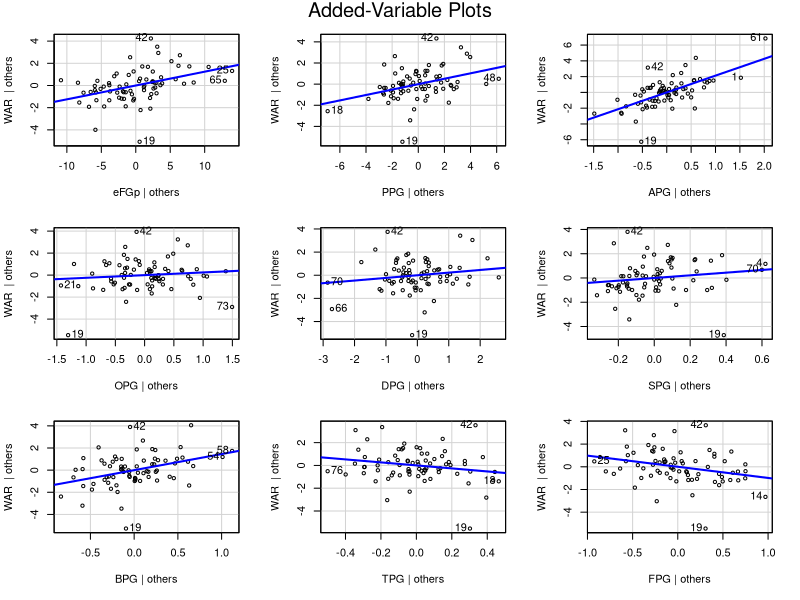
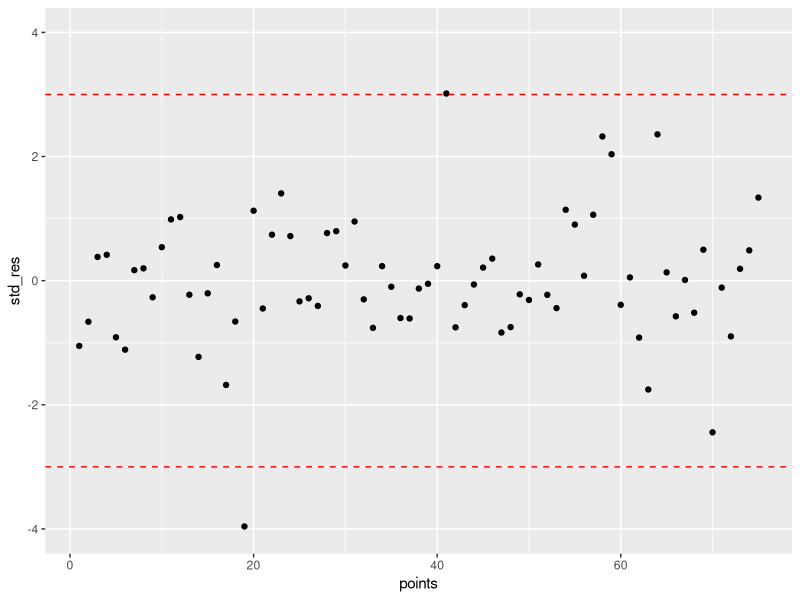
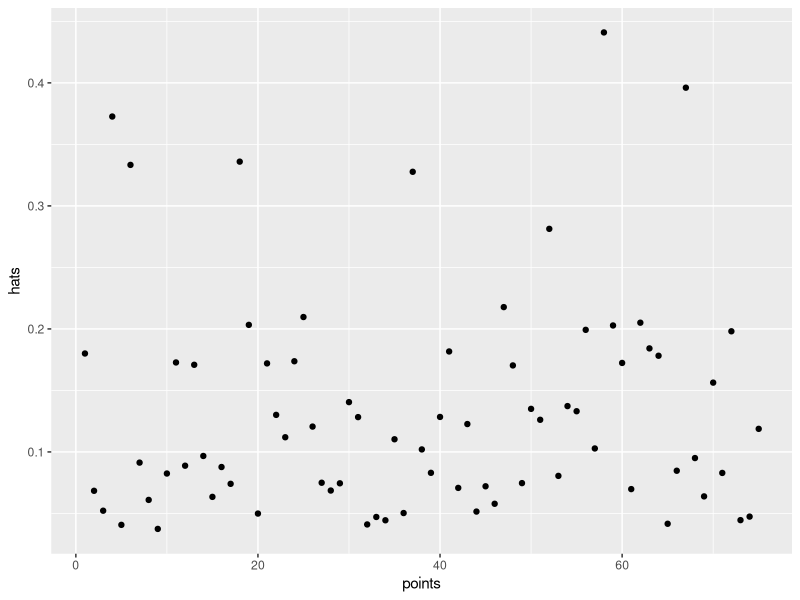
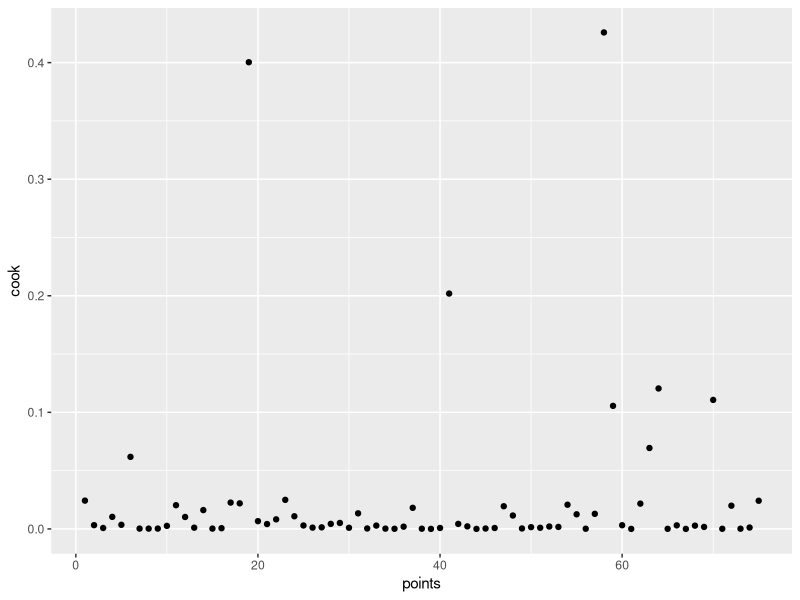
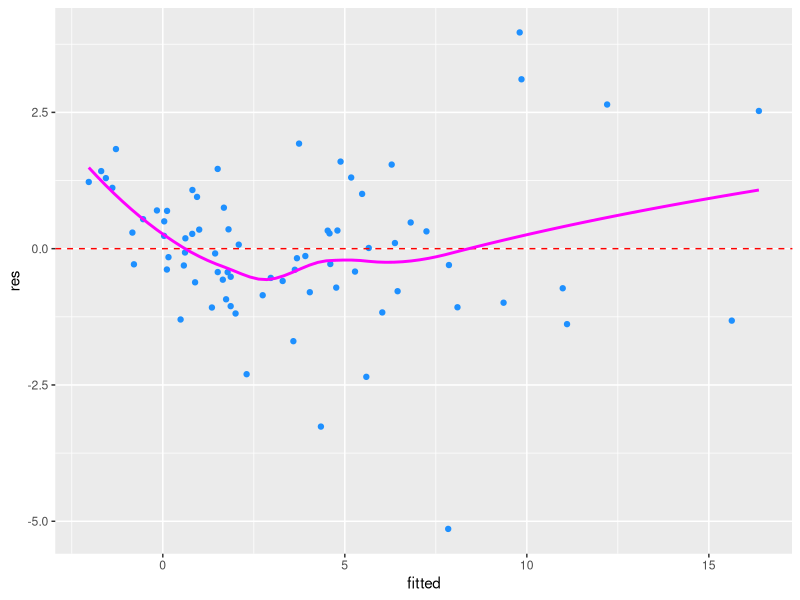
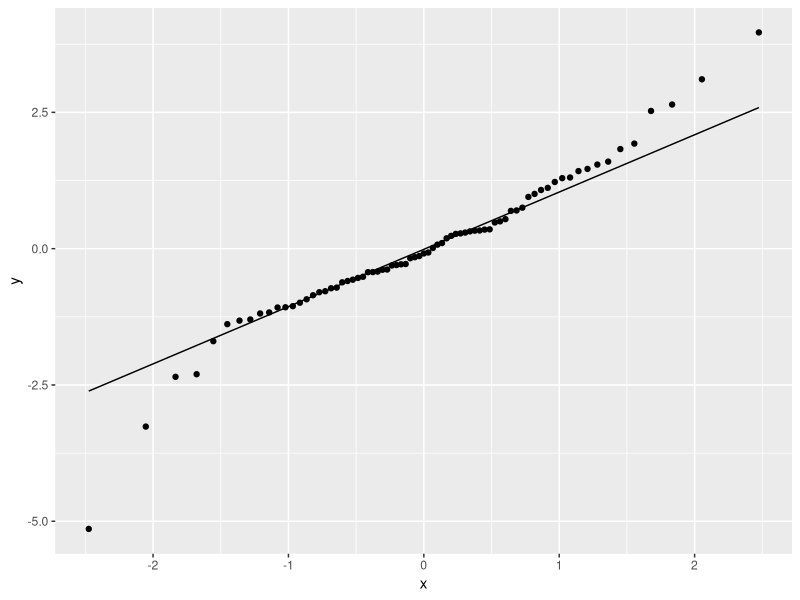

Reproduce these figures in R, in order. (Note: this script raises an error after producing the figures.)
## Multiple Regression to Predict Wins Above Replacement



## Load Relevant Packages

library(tidyverse)
library(broom)
library(car)


## Reading in the Data

players <- read_csv("data/processed/player_stats_final.csv")




players <- players %>%
  mutate(eFGp = eFGp * 100,
         TSp = TSp * 100)

## The above code changes the percentage values to be out of 100, making the regression model more logical.


## Filtering By Position

## Because each position demands different attributes, a regression model will be fitted for each position.


centre <- players %>%
  filter(Pos == "C" | Pos == "C-PF")

pf <- players %>%
  filter(Pos == "PF" | Pos == "c-PF" | Pos == "PF-SF" | Pos == "SG-PF") 

pg <- players %>%
  filter(Pos == "PG")

sf <- players %>%
  filter(Pos == "SF" | Pos == "PF-SF" | Pos == "SF-SG" | Pos == "SG-SF")

sg <- players %>%
  filter(Pos == "SG" | Pos == "SF-SG" | Pos == "SG-PF" | Pos == "SG-SF")




## Creating the Regression Model - Centre

## The following code runs a regression model of WAR against all other variables. It then prints a tidy version of
## equation, which follows the form y = mx + b, where m is the slope coefficient for all x variables & b is the
## y intercept

fit_c <- lm(WAR ~ eFGp + PPG + APG + OPG + DPG + SPG + BPG + TPG + FPG, data = centre)

tidy(fit_c, conf.int = TRUE)


## Independence of Observations

car::durbinWatsonTest(fit_c)

## The value D-W stat value of approximately 2 meets the assumption that there is independence of observations.


## Linearity

car::avPlots(fit_c)

## This plot demonstrates that there is a linear relationship between the response variable and each explanatory
## variable.



## Detecting Outliers

std_res <- rstandard(fit_c)
points <- 1 : length(std_res)

ggplot(NULL, aes(points, std_res)) +
  geom_point() +
  ylim(c(-4, 4)) +
  geom_hline(yintercept = c(-3, 3), colour = "red", linetype = "dashed")

## The above code considers the residuals of single data points and comapares against the residuals of other
## data points. Looking at the plot it is evident that there might be one outlier present.



## Detecting High Leverage Points

hats <- hatvalues(fit_c)


ggplot(NULL, aes(points, hats)) +
  geom_point()

## Some of the points have the potential for leverage, but none significantly stand out against the others.



## Detecting Influential Points


cook <- cooks.distance(fit_c)


ggplot(NULL, aes(points, cook)) +
  geom_point()

## A couple of points coulkd be considered highly influential, but as they are not considered an outlier
## they will not be removed from the regression model.


## Homoscedasticity

res <- residuals(fit_c)
fitted <- predict(fit_c)

ggplot(NULL, aes(fitted, res)) +
  geom_point(colour = "dodgerblue") +
  geom_hline(yintercept = 0, colour = "red", linetype = "dashed") +
  geom_smooth(se = FALSE, colour = "magenta")


## The above code plots residuals against fitted values of the equation, andshows that there is
## constant variance across all values of the x variable. Therefore the data shows homoscedasticity.



## Normality of Residuals

ggplot(NULL, aes(sample= res)) +
  stat_qq() +
  stat_qq_line()

## The strong adherence to the line of best fit implies that the residuals display normality.



## Multicollinearity


sqrt(car::vif(fit_c))

## Variance Inflation Factor of less than 5 shows that there is no multicollinearity in the model.


## Model Testing

centre <- centre %>%
  mutate(XPWAR = predict(fit_c))

centre %>%
  ggplot(aes(XPWAR, WAR)) +
  geom_point(colour = "dodgerblue") +
  geom_abline(linetype = "dashed", colour = "magenta")


## Selecting Centres by Expected WAR

centre %>%
  mutate(sal_mil = salary / 1000000) %>%
  select(player_name, Tm, Age, sal_mil, XPWAR) %>%
  arrange(desc(XPWAR), sal_mil) %>%
  top_n(10)




## Creating the Regression Model - Power Forward

## The following code runs a regression model of WAR against all other variables. It then prints a tidy version of
## equation, which follows the form y = mx + b, where m is the slope coefficient for all x variables & b is the
## y intercept

fit_pf <- lm(WAR ~ eFGp + PPG + APG + OPG + DPG + SPG + BPG + TPG + FPG, data = pf)

tidy(fit_pf, conf.int = TRUE)


## Independence of Observations

car::durbinWatsonTest(fit_pf)

## The value D-W stat value of approximately 2 meets the assumption that there is independence of observations.


## Linearity

car::avPlots(fit_pf)

## This plot demonstrates that there is a linear relationship between the response variable and each explanatory
## variable.



## Detecting Outliers

std_res <- rstandard(fit_pf)
points <- 1 : length(std_res)

ggplot(NULL, aes(points, std_res)) +
  geom_point() +
  ylim(c(-4, 4)) +
  geom_hline(yintercept = c(-3, 3), colour = "red", linetype = "dashed")

## The above code considers the residuals of single data points and comapares against the residuals of other
## data points. Looking at the plot it is evident that there are no outliers present.



## Detecting High Leverage Points

hats <- hatvalues(fit_pf)

hat_labels <- if_else(hats >= 0.45, paste(points), "")

ggplot(NULL, aes(points, hats)) +
  geom_point() +
  geom_text(aes(label = hat_labels), nudge_y = 0.01)

## Some of the points have the potential for leverage, and one significantly stands out against the others.



## Detecting Influential Points


cook <- cooks.distance(fit_pf)

cook_labels <- if_else(cook >= 0.5, paste(points), "")


ggplot(NULL, aes(points, cook)) +
  geom_point() +
  geom_text(aes(label = cook_labels), nudge_y = 0.03)

## A couple of points could be considered highly influential, including point 15 again. So this will be removed
## to see how much of a difference it makes to the regression model.



## Re-Running the Regression Model 

pf_new <- pf %>%
  filter(player_name != "Draymond Green")

fit_pf_new <- lm(WAR ~ eFGp + PPG + APG + OPG + DPG + SPG + BPG + TPG + FPG, data = pf_new)

summary(fit_pf_new)

summary(fit_pf)

tidy(fit_pf_new, conf.int = TRUE)

## The R-squared value of pf_new is higher than the original, so it will be used for the rest of the analysis.



## Homoscedasticity

res <- residuals(fit_pf_new)
fitted <- predict(fit_pf_new)

ggplot(NULL, aes(fitted, res)) +
  geom_point(colour = "dodgerblue") +
  geom_hline(yintercept = 0, colour = "red", linetype = "dashed") +
  geom_smooth(se = FALSE, colour = "magenta")


## The above code plots residuals against fitted values of the equation, andshows that there is
## constant variance across all values of the x variable. Therefore the data shows homoscedasticity.



## Normality of Residuals

ggplot(NULL, aes(sample= res)) +
  stat_qq() +
  stat_qq_line()

## The strong adherence to the line of best fit implies that the residuals display normality.



## Multicollinearity


sqrt(car::vif(fit_pf_new))

## Variance Inflation Factor of less than 5 shows that there is no multicollinearity in the model.


## Model Testing

pf_new <- pf_new %>%
  mutate(XPWAR = predict(fit_pf_new))

pf_new %>%
  ggplot(aes(XPWAR, WAR)) +
  geom_point(colour = "dodgerblue") +
  geom_abline(linetype = "dashed", colour = "magenta")


## Selecting Power Forwards by Expected WAR

pf_new %>%
  mutate(sal_mil = salary / 1000000) %>%
  select(player_name, Tm, Age, sal_mil, XPWAR) %>%
  arrange(desc(XPWAR), sal_mil) %>%
  top_n(10)



## Creating the Regression Model - Small Forward

## The following code runs a regression model of WAR against all other variables. It then prints a tidy version of
## equation, which follows the form y = mx + b, where m is the slope coefficient for all x variables & b is the
## y intercept

fit_sf <- lm(WAR ~ eFGp + PPG + APG + OPG + DPG + SPG + BPG + TPG + FPG, data = sf)

tidy(fit_sf, conf.int = TRUE)


## Independence of Observations

car::durbinWatsonTest(fit_sf)

## The value D-W stat value of approximately 2 meets the assumption that there is independence of observations.


## Linearity

car::avPlots(fit_sf)

## This plot demonstrates that there is a linear relationship between the response variable and each explanatory
## variable.



## Detecting Outliers

std_res <- rstandard(fit_sf)
points <- 1 : length(std_res)

ggplot(NULL, aes(points, std_res)) +
  geom_point() +
  ylim(c(-4, 4)) +
  geom_hline(yintercept = c(-3, 3), colour = "red", linetype = "dashed")

## The above code considers the residuals of single data points and comapares against the residuals of other
## data points. Looking at the plot it is evident that there are no outliers present.



## Detecting High Leverage Points

hats <- hatvalues(fit_sf)

hat_labels <- if_else(hats >= 0.45, paste(points), "")

ggplot(NULL, aes(points, hats)) +
  geom_point() +
  geom_text(aes(label = hat_labels), nudge_y = 0.01)

## Some of the points have the potential for leverage, and one significantly stands out against the others.



## Detecting Influential Points


cook <- cooks.distance(fit_sf)

cook_labels <- if_else(cook >= 0.4, paste(points), "")


ggplot(NULL, aes(points, cook)) +
  geom_point() +
  geom_text(aes(label = cook_labels), nudge_y = 0.03)

## A couple of points could be considered highly influential, including points 31 & 42. So these will 
## be removed to see how much of a difference it makes to the regression model.



## Re-Running the Regression Model 

sf_new <- sf %>%
  filter(player_name != "Kevin Durant",
         player_name != "Paul George")

fit_sf_new <- lm(WAR ~ eFGp + PPG + APG + OPG + DPG + SPG + BPG + TPG + FPG, data = sf_new)

summary(fit_sf_new)

summary(fit_sf)

tidy(fit_sf_new, conf.int = TRUE)

## The R-squared value of sf_new is higher than the original, so it will be used for the rest of the analysis.



## Homoscedasticity

res <- residuals(fit_sf_new)
fitted <- predict(fit_sf_new)

ggplot(NULL, aes(fitted, res)) +
  geom_point(colour = "dodgerblue") +
  geom_hline(yintercept = 0, colour = "red", linetype = "dashed") +
  geom_smooth(se = FALSE, colour = "magenta")


## The above code plots residuals against fitted values of the equation, andshows that there is
## constant variance across all values of the x variable. Therefore the data shows homoscedasticity.



## Normality of Residuals

ggplot(NULL, aes(sample= res)) +
  stat_qq() +
  stat_qq_line()

## The strong adherence to the line of best fit implies that the residuals display normality.



## Multicollinearity


sqrt(car::vif(fit_sf_new))

## Variance Inflation Factor of less than 5 shows that there is no multicollinearity in the model.


## Model Testing

sf_new <- sf_new %>%
  mutate(XPWAR = predict(fit_sf_new))

sf_new %>%
  ggplot(aes(XPWAR, WAR)) +
  geom_point(colour = "dodgerblue") +
  geom_abline(linetype = "dashed", colour = "magenta")



## Selecting Small Forwards by Expected WAR

sf_new %>%
  mutate(sal_mil = salary / 1000000) %>%
  select(player_name, Tm, Age, sal_mil, XPWAR) %>%
  arrange(desc(XPWAR), sal_mil) %>%
  top_n(10)



## Creating the Regression Model - Point Guard

## The following code runs a regression model of WAR against all other variables. It then prints a tidy version of
## equation, which follows the form y = mx + b, where m is the slope coefficient for all x variables & b is the
## y intercept

fit_pg <- lm(WAR ~ eFGp + PPG + APG + OPG + DPG + SPG + BPG + TPG + FPG, data = pg)

tidy(fit_pg, conf.int = TRUE)

## The offensive rebound statistic is classed as a negative in this formula, when by all basketball accounts it is
## a positive. SO it will be removed and the formula will be looked at again.

fit_pg <- lm(WAR ~ eFGp + PPG + APG + DPG + SPG + BPG + TPG + FPG, data = pg)

tidy(fit_pg, conf.int = TRUE)


## Everything that should be positive and negative is accounted for, so this is the model that will be used
## for point guards.


## Independence of Observations

car::durbinWatsonTest(fit_pg)

## The value D-W stat value of approximately 2 meets the assumption that there is independence of observations.


## Linearity

car::avPlots(fit_pg)

## There doesn't appear to be a linear relationship with APG, so that will be removed and the model retried.


fit_pg <- lm(WAR ~ eFGp + PPG + DPG + SPG + BPG + TPG + FPG, data = pg)

tidy(fit_pg, conf.int = TRUE)

car::avPlots(fit_pg)

## There is a linear relationship between each exploratory available, so this assumption is now met.


## Detecting Outliers

std_res <- rstandard(fit_pg)
points <- 1 : length(std_res)

ggplot(NULL, aes(points, std_res)) +
  geom_point() +
  ylim(c(-4, 4)) +
  geom_hline(yintercept = c(-3, 3), colour = "red", linetype = "dashed")

## The above code considers the residuals of single data points and comapares against the residuals of other
## data points. Looking at the plot it is evident that there are no outliers present.



## Detecting High Leverage Points

hats <- hatvalues(fit_pg)

hat_labels <- if_else(hats >= 0.45, paste(points), "")

ggplot(NULL, aes(points, hats)) +
  geom_point() +
  geom_text(aes(label = hat_labels), nudge_y = 0.01)

## Some of the points have the potential for leverage, and one significantly stands out against the others.



## Detecting Influential Points


cook <- cooks.distance(fit_pg)

cook_labels <- if_else(cook >= 0.4, paste(points), "")


ggplot(NULL, aes(points, cook)) +
  geom_point() +
  geom_text(aes(label = cook_labels), nudge_y = 0.03)

## A couple of points could be considered highly influential, including point 35. So ths will 
## be removed to see how much of a difference it makes to the regression model.



## Re-Running the Regression Model 

pg_new <- pg %>%
  filter(player_name != "James Harden")

fit_pg_new <- lm(WAR ~ eFGp + PPG + DPG + SPG + BPG + TPG + FPG, data = pg_new)

summary(fit_pg_new)

summary(fit_pg)

tidy(fit_pg_new, conf.int = TRUE)

## The R-squared value of pg_new is lower than the original, so it will not be used for the rest of the analysis.



## Homoscedasticity

res <- residuals(fit_pg)
fitted <- predict(fit_pg)

ggplot(NULL, aes(fitted, res)) +
  geom_point(colour = "dodgerblue") +
  geom_hline(yintercept = 0, colour = "red", linetype = "dashed") +
  geom_smooth(se = FALSE, colour = "magenta")


## The above code plots residuals against fitted values of the equation, andshows that there is
## constant variance across all values of the x variable. Therefore the data shows homoscedasticity.



## Normality of Residuals

ggplot(NULL, aes(sample= res)) +
  stat_qq() +
  stat_qq_line()

## The strong adherence to the line of best fit implies that the residuals display normality.



## Multicollinearity


sqrt(car::vif(fit_pg))

## Variance Inflation Factor of less than 5 shows that there is no multicollinearity in the model.


## Model Testing

pg <- pg %>%
  mutate(XPWAR = predict(fit_pg))

pg %>%
  ggplot(aes(XPWAR, WAR)) +
  geom_point(colour = "dodgerblue") +
  geom_abline(linetype = "dashed", colour = "magenta")


## Selecting Point Guards by Expected WAR

pg %>%
  mutate(sal_mil = salary / 1000000) %>%
  select(player_name, Tm, Age, sal_mil, XPWAR) %>%
  arrange(desc(XPWAR), sal_mil) %>%
  top_n(10)




## Creating the Regression Model - Shooting Guard

## The following code runs a regression model of WAR against all other variables. It then prints a tidy version of
## equation, which follows the form y = mx + b, where m is the slope coefficient for all x variables & b is the
## y intercept

fit_sg <- lm(WAR ~ eFGp + PPG + APG + OPG + DPG + SPG + BPG + TPG + FPG, data = sg)

tidy(fit_sg, conf.int = TRUE)


## Independence of Observations

car::durbinWatsonTest(fit_sg)

## The value D-W stat value of approximately 2 meets the assumption that there is independence of observations.


## Linearity

car::avPlots(fit_sg)

## This plot demonstrates that there is a linear relationship between the response variable and each explanatory
## variable.



## Detecting Outliers

std_res <- rstandard(fit_sg)
points <- 1 : length(std_res)

ggplot(NULL, aes(points, std_res)) +
  geom_point() +
  ylim(c(-4, 4)) +
  geom_hline(yintercept = c(-3, 3), colour = "red", linetype = "dashed")

## The above code considers the residuals of single data points and comapares against the residuals of other
## data points. Looking at the plot it is evident that there are no outliers present.



## Detecting High Leverage Points

hats <- hatvalues(fit_sg)

hat_labels <- if_else(hats >= 0.45, paste(points), "")

ggplot(NULL, aes(points, hats)) +
  geom_point() +
  geom_text(aes(label = hat_labels), nudge_y = 0.01)

## Some of the points have the potential for leverage, but nothing really stands out.



## Detecting Influential Points


cook <- cooks.distance(fit_sg)

cook_labels <- if_else(cook >= 0.3, paste(points), "")


ggplot(NULL, aes(points, cook)) +
  geom_point() +
  geom_text(aes(label = cook_labels), nudge_y = 0.03)

## One point could be considered highly influential, point 61. So this will 
## be removed to see how much of a difference it makes to the regression model.



## Re-Running the Regression Model 

sg_new <- sg %>%
  filter(player_name != "Luka Doncic")

fit_sg_new <- lm(WAR ~ eFGp + PPG + APG + OPG + DPG + SPG + BPG + TPG + FPG, data = sg_new)

summary(fit_sg_new)

summary(fit_sg)

tidy(fit_sg_new, conf.int = TRUE)

## The R-squared value of sg_new is not much different from the original, so it will not be used for the rest of 
## the analysis.



## Homoscedasticity

res <- residuals(fit_sg)
fitted <- predict(fit_sg)

ggplot(NULL, aes(fitted, res)) +
  geom_point(colour = "dodgerblue") +
  geom_hline(yintercept = 0, colour = "red", linetype = "dashed") +
  geom_smooth(se = FALSE, colour = "magenta")


## The above code plots residuals against fitted values of the equation, andshows that there is
## constant variance across all values of the x variable. Therefore the data shows homoscedasticity.



## Normality of Residuals

ggplot(NULL, aes(sample= res)) +
  stat_qq() +
  stat_qq_line()

## The strong adherence to the line of best fit implies that the residuals display normality.



## Multicollinearity


sqrt(car::vif(fit_sg))

## Variance Inflation Factor of less than 5 shows that there is no multicollinearity in the model.


## Model Testing

sg <- sg %>%
  mutate(XPWAR = predict(fit_sg))

sg %>%
  ggplot(aes(XPWAR, WAR)) +
  geom_point(colour = "dodgerblue") +
  geom_abline(linetype = "dashed", colour = "magenta")


## Selecting Shooting Guards by Expected WAR

sg %>%
  mutate(sal_mil = salary / 1000000) %>%
  select(player_name, Tm, Age, sal_mil, XPWAR) %>%
  arrange(desc(XPWAR), sal_mil) %>%
  top_n(10)